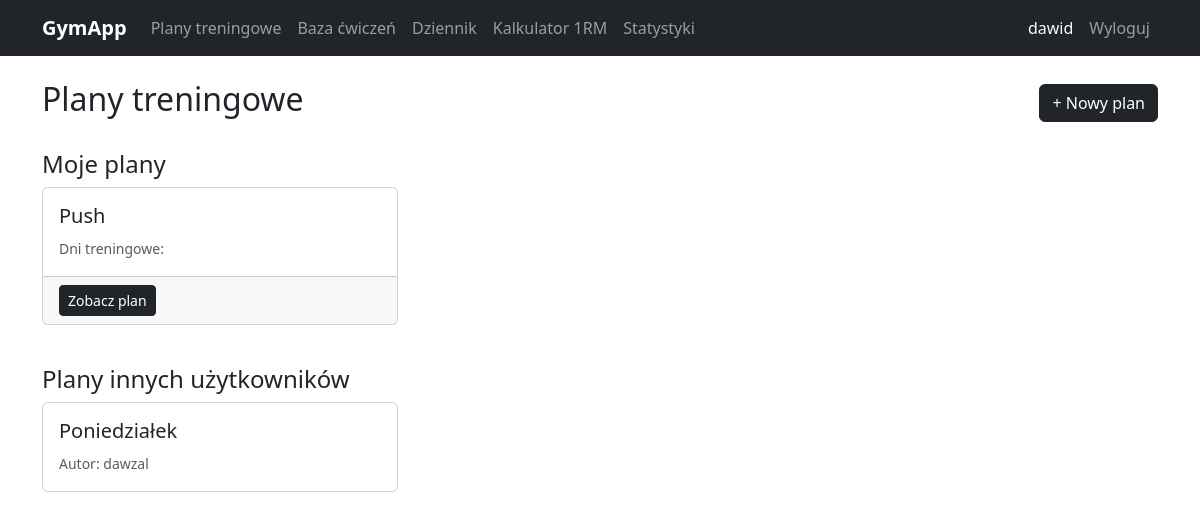
The app's page /plany/ (signed in), older data.
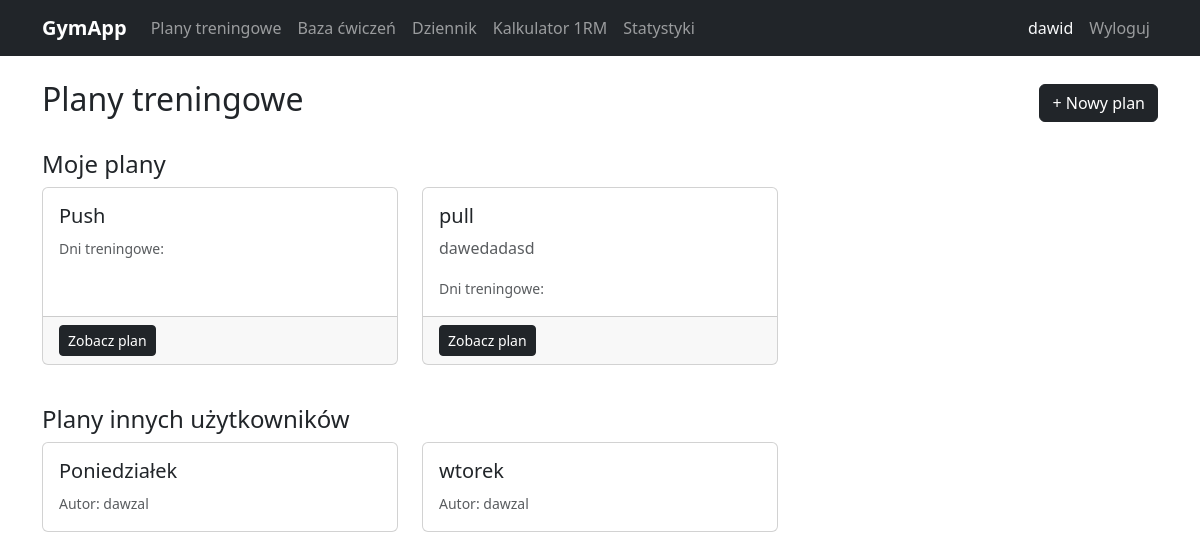
The same page, newer data.
### tracker/models.py (models this page shows, shortened)
class PlanTreningowy(models.Model):
    nazwa = models.CharField(max_length=100)
    opis = models.TextField(blank=True)
    uzytkownik = models.ForeignKey(User, on_delete=models.CASCADE)
    data_utworzenia = models.DateTimeField(auto_now_add=True)
    czy_publiczny = models.BooleanField(default=False)
    class Meta:
        verbose_name = 'Plan treningowy'
        verbose_name_plural = 'Plany treningowe'

### tracker/views.py (the view)
# urls.py: path('plany/', views.lista_planow, name='lista_planow'),
@login_required
def lista_planow(request):
    moje_plany = PlanTreningowy.objects.filter(uzytkownik=request.user)
    publiczne_plany = PlanTreningowy.objects.filter(czy_publiczny=True).exclude(uzytkownik=request.user)
    return render(request, 'tracker/lista_planow.html', {
        'moje_plany': moje_plany,
        'publiczne_plany': publiczne_plany,
    })

### tracker/templates/tracker/lista_planow.html (shortened to what this page needs)
{% extends 'base.html' %}
{% block zawartosc %}
<div class="d-flex justify-content-between align-items-center mb-4">
    <h2>Plany treningowe</h2>
    <a href="{% url 'dodaj_plan' %}" class="btn btn-dark">+ Nowy plan</a>
</div>
<h4>Moje plany</h4>
{% if moje_plany %}
<div class="row mb-4">
    {% for plan in moje_plany %}
    <div class="col-md-4 mb-3">
        <div class="card h-100">
            <div class="card-body">
                <h5 class="card-title">{{ plan.nazwa }}</h5>
                {% if plan.opis %}
                <p class="card-text text-muted">{{ plan.opis|truncatechars:80 }}</p>
                {% endif %}
                <p class="card-text">
                    <small class="text-muted">
                        Dni treningowe: {{ plan.dni.count }}
                    </small>
                </p>
            </div>
            <div class="card-footer">
                <a href="{% url 'szczegoly_planu' plan.pk %}" class="btn btn-dark btn-sm">Zobacz plan</a>
            </div>
        </div>
    </div>
    {% endfor %}
</div>
{% else %}
<div class="alert alert-info mb-4">
    Nie masz jeszcze żadnych planów. <a href="{% url 'dodaj_plan' %}">Utwórz pierwszy plan!</a>
</div>
{% endif %}
{% if publiczne_plany %}
<h4>Plany innych użytkowników</h4>
<div class="row">
    {% for plan in publiczne_plany %}
    <div class="col-md-4 mb-3">
        <div class="card h-100">
            <div class="card-body">
                <h5 class="card-title">{{ plan.nazwa }}</h5>
                <p class="card-text">
                    <small class="text-muted">
                        Autor: {{ plan.uzytkownik.username }}
                    </small>
                </p>
            </div>
        </div>
    </div>
    {% endfor %}
</div>
{% endif %}
{% endblock %}

Row changes from the older to the newer data that the page shows:
added PlanTreningowy: nazwa "pull", opis "dawedadasd", shown under "Moje plany"
added PlanTreningowy: nazwa "wtorek", uzytkownik.username "dawzal", shown under "Plany innych użytkowników"
